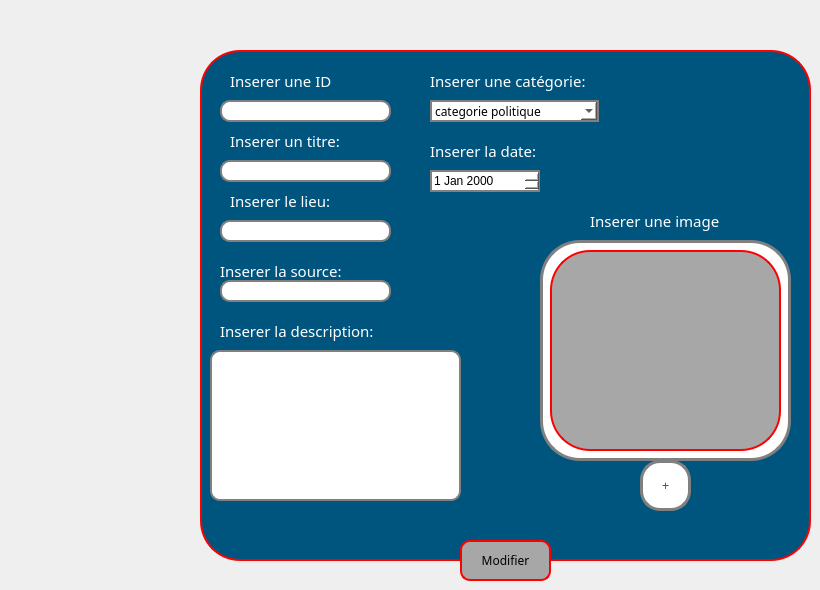
     <widget class="QWidget" name="tab">
      <attribute name="icon">
       <iconset resource="images.qrc">
        <normaloff>:/images/icons8-modifier-100.png</normaloff>:/images/icons8-modifier-100.png</iconset>
      </attribute>
      <attribute name="title">
       <string>Modifier</string>
      </attribute>
      <widget class="QFrame" name="frame_12">
       <property name="geometry">
        <rect>
         <x>200</x>
         <y>50</y>
         <width>611</width>
         <height>511</height>
        </rect>
       </property>
       <property name="focusPolicy">
        <enum>Qt::NoFocus</enum>
       </property>
       <property name="styleSheet">
        <string notr="true">border-radius: 40px;
background-color: rgb(0, 85, 127);
color: rgb(255, 255, 255);

border: 2px solid red;
</string>
       </property>
       <property name="frameShape">
        <enum>QFrame::StyledPanel</enum>
       </property>
       <property name="frameShadow">
        <enum>QFrame::Plain</enum>
       </property>
       <property name="lineWidth">
        <number>8</number>
       </property>
       <property name="midLineWidth">
        <number>6</number>
       </property>
       <widget class="QLabel" name="label_22">
        <property name="geometry">
         <rect>
          <x>30</x>
          <y>80</y>
          <width>141</width>
          <height>21</height>
         </rect>
        </property>
        <property name="font">
         <font>
          <family>Arial Rounded MT Bold</family>
          <pointsize>11</pointsize>
         </font>
        </property>
        <property name="styleSheet">
         <string notr="true">

border: 0px solid gray;</string>
        </property>
        <property name="text">
         <string>Inserer un titre:</string>
        </property>
        <property name="scaledContents">
         <bool>false</bool>
        </property>
       </widget>
       <widget class="QLineEdit" name="le_id_2">
        <property name="geometry">
         <rect>
          <x>20</x>
          <y>50</y>
          <width>171</width>
          <height>22</height>
         </rect>
        </property>
        <property name="autoFillBackground">
         <bool>false</bool>
        </property>
        <property name="styleSheet">
         <string notr="true">background-color: rgb(255, 255, 255);
border-radius: 10px;
border: 2px solid gray;
color: rgb(0, 0, 0);</string>
        </property>
        <property name="text">
         <string/>
        </property>
       </widget>
       <widget class="QLabel" name="label_23">
        <property name="geometry">
         <rect>
          <x>230</x>
          <y>90</y>
          <width>131</width>
          <height>21</height>
         </rect>
        </property>
        <property name="font">
         <font>
          <family>Arial Rounded MT Bold</family>
          <pointsize>11</pointsize>
         </font>
        </property>
        <property name="styleSheet">
         <string notr="true">

border: 0px solid gray;</string>
        </property>
        <property name="text">
         <string>Inserer la date:</string>
        </property>
        <property name="scaledContents">
         <bool>false</bool>
        </property>
       </widget>
       <widget class="QLabel" name="label_24">
        <property name="geometry">
         <rect>
          <x>30</x>
          <y>140</y>
          <width>131</width>
          <height>21</height>
         </rect>
        </property>
        <property name="font">
         <font>
          <family>Arial Rounded MT Bold</family>
          <pointsize>11</pointsize>
         </font>
        </property>
        <property name="styleSheet">
         <string notr="true">

border: 0px solid gray;</string>
        </property>
        <property name="text">
         <string>Inserer le lieu:</string>
        </property>
        <property name="scaledContents">
         <bool>false</bool>
        </property>
       </widget>
       <widget class="QLineEdit" name="le_lieu_2">
        <property name="geometry">
         <rect>
          <x>20</x>
          <y>170</y>
          <width>171</width>
          <height>22</height>
         </rect>
        </property>
        <property name="styleSheet">
         <string notr="true">background-color: rgb(255, 255, 255);
border-radius: 10px;
border: 2px solid gray;
color: rgb(0, 0, 0);</string>
        </property>
       </widget>
       <widget class="QLabel" name="label_25">
        <property name="geometry">
         <rect>
          <x>20</x>
          <y>210</y>
          <width>161</width>
          <height>21</height>
         </rect>
        </property>
        <property name="font">
         <font>
          <family>Arial Rounded MT Bold</family>
          <pointsize>11</pointsize>
         </font>
        </property>
        <property name="styleSheet">
         <string notr="true">

border: 0px solid gray;</string>
        </property>
        <property name="text">
         <string>Inserer la source:</string>
        </property>
        <property name="scaledContents">
         <bool>false</bool>
        </property>
       </widget>
       <widget class="QLineEdit" name="le_source_2">
        <property name="geometry">
         <rect>
          <x>20</x>
          <y>230</y>
          <width>171</width>
          <height>22</height>
         </rect>
        </property>
        <property name="styleSheet">
         <string notr="true">background-color: rgb(255, 255, 255);
border-radius: 10px;
border: 2px solid gray;
color: rgb(0, 0, 0);</string>
        </property>
       </widget>
       <widget class="QLabel" name="label_26">
        <property name="geometry">
         <rect>
          <x>20</x>
          <y>270</y>
          <width>201</width>
          <height>21</height>
         </rect>
        </property>
        <property name="font">
         <font>
          <family>Arial Rounded MT Bold</family>
          <pointsize>11</pointsize>
         </font>
        </property>
        <property name="styleSheet">
         <string notr="true">

border: 0px solid gray;</string>
        </property>
        <property name="text">
         <string>Inserer la description:</string>
        </property>
        <property name="scaledContents">
         <bool>false</bool>
        </property>
       </widget>
       <widget class="QTextEdit" name="le_description_2">
        <property name="geometry">
         <rect>
          <x>10</x>
          <y>300</y>
          <width>251</width>
          <height>151</height>
         </rect>
        </property>
        <property name="styleSheet">
         <string notr="true">background-color: rgb(255, 255, 255);
border-radius: 10px;
border: 2px solid gray;
color: rgb(0, 0, 0);</string>
        </property>
       </widget>
       <widget class="QLabel" name="label_27">
        <property name="geometry">
         <rect>
          <x>230</x>
          <y>20</y>
          <width>201</width>
          <height>21</height>
         </rect>
        </property>
        <property name="font">
         <font>
          <family>Arial Rounded MT Bold</family>
          <pointsize>11</pointsize>
         </font>
        </property>
        <property name="styleSheet">
         <string notr="true">

border: 0px solid gray;</string>
        </property>
        <property name="frameShape">
         <enum>QFrame::NoFrame</enum>
        </property>
        <property name="text">
         <string>Inserer une catégorie:</string>
        </property>
       </widget>
       <widget class="QComboBox" name="le_categorie_2">
        <property name="geometry">
         <rect>
          <x>230</x>
          <y>50</y>
          <width>169</width>
          <height>22</height>
         </rect>
        </property>
        <property name="font">
         <font>
          <family>Arial Rounded MT Bold</family>
         </font>
        </property>
        <property name="styleSheet">
         <string notr="true">border-radius: 0px;
color: rgb(0, 0, 0);
border: 2px solid gray;
background-color: rgb(255, 255, 255);</string>
        </property>
        <property name="editable">
         <bool>false</bool>
        </property>
        <item>
         <property name="text">
          <string>categorie politique</string>
         </property>
        </item>
        <item>
         <property name="text">
          <string>categorie sport</string>
         </property>
        </item>
        <item>
         <property name="text">
          <string>categorie meteo</string>
         </property>
        </item>
        <item>
         <property name="text">
          <string>categorie espace</string>
         </property>
        </item>
        <item>
         <property name="text">
          <string>categorie filmatographie</string>
         </property>
        </item>
        <item>
         <property name="text">
          <string>categorie technologique</string>
         </property>
        </item>
        <item>
         <property name="text">
          <string>categorie sante</string>
         </property>
        </item>
        <item>
         <property name="text">
          <string>categorie divers</string>
         </property>
        </item>
       </widget>
       <widget class="QGraphicsView" name="le_apercu_2">
        <property name="geometry">
         <rect>
          <x>340</x>
          <y>190</y>
          <width>251</width>
          <height>221</height>
         </rect>
        </property>
        <property name="autoFillBackground">
         <bool>false</bool>
        </property>
        <property name="styleSheet">
         <string notr="true">background-color: rgb(255, 255, 255);

border: 3px solid gray;
border-radius: 40px;
background: white;
</string>
        </property>
        <property name="frameShape">
         <enum>QFrame::StyledPanel</enum>
        </property>
        <property name="frameShadow">
         <enum>QFrame::Sunken</enum>
        </property>
        <property name="lineWidth">
         <number>3</number>
        </property>
        <property name="midLineWidth">
         <number>2</number>
        </property>
       </widget>
       <widget class="QPushButton" name="pushButton_11">
        <property name="geometry">
         <rect>
          <x>440</x>
          <y>410</y>
          <width>51</width>
          <height>51</height>
         </rect>
        </property>
        <property name="styleSheet">
         <string notr="true">background-color: rgb(255, 255, 255);
font: 30pt &quot;Impact&quot;;
color: rgb(255, 0, 4);


border: 3px solid gray;
border-radius: 20px;
background: white;
</string>
        </property>
        <property name="text">
         <string>+</string>
        </property>
        <property name="checkable">
         <bool>false</bool>
        </property>
        <property name="autoRepeat">
         <bool>false</bool>
        </property>
       </widget>
       <widget class="QLabel" name="label_28">
        <property name="geometry">
         <rect>
          <x>390</x>
          <y>160</y>
          <width>171</width>
          <height>21</height>
         </rect>
        </property>
        <property name="font">
         <font>
          <family>Arial Rounded MT Bold</family>
          <pointsize>11</pointsize>
          <weight>50</weight>
          <italic>false</italic>
          <bold>false</bold>
         </font>
        </property>
        <property name="styleSheet">
         <string notr="true">background-color: rgb(211, 211, 211);
background-color: rgb(0, 85, 127);

border: 0px solid gray;</string>
        </property>
        <property name="frameShape">
         <enum>QFrame::Panel</enum>
        </property>
        <property name="text">
         <string>Inserer une image</string>
        </property>
       </widget>
       <widget class="QLineEdit" name="le_titre_2">
        <property name="geometry">
         <rect>
          <x>20</x>
          <y>110</y>
          <width>171</width>
          <height>22</height>
         </rect>
        </property>
        <property name="autoFillBackground">
         <bool>false</bool>
        </property>
        <property name="styleSheet">
         <string notr="true">background-color: rgb(255, 255, 255);
border-radius: 10px;
border: 2px solid gray;
color: rgb(0, 0, 0);</string>
        </property>
        <property name="text">
         <string/>
        </property>
       </widget>
       <widget class="QLabel" name="label_29">
        <property name="geometry">
         <rect>
          <x>30</x>
          <y>20</y>
          <width>141</width>
          <height>21</height>
         </rect>
        </property>
        <property name="font">
         <font>
          <family>Arial Rounded MT Bold</family>
          <pointsize>11</pointsize>
         </font>
        </property>
        <property name="styleSheet">
         <string notr="true">

border: 0px solid gray;</string>
        </property>
        <property name="text">
         <string>Inserer une ID</string>
        </property>
        <property name="scaledContents">
         <bool>false</bool>
        </property>
       </widget>
       <widget class="QDateEdit" name="le_date_2">
        <property name="geometry">
         <rect>
          <x>230</x>
          <y>120</y>
          <width>110</width>
          <height>22</height>
         </rect>
        </property>
        <property name="styleSheet">
         <string notr="true">background-color: rgb(255, 255, 255);
color: rgb(0, 0, 0);

border: 2px solid gray;</string>
        </property>
       </widget>
       <widget class="QLabel" name="le_image_2">
        <property name="geometry">
         <rect>
          <x>350</x>
          <y>200</y>
          <width>231</width>
          <height>201</height>
         </rect>
        </property>
        <property name="styleSheet">
         <string notr="true">background-color:rgb(167, 167, 167);</string>
        </property>
        <property name="text">
         <string/>
        </property>
       </widget>
      </widget>
      <widget class="QPushButton" name="bouton_modif_2">
       <property name="geometry">
        <rect>
         <x>460</x>
         <y>540</y>
         <width>91</width>
         <height>41</height>
        </rect>
       </property>
       <property name="font">
        <font>
         <family>Arial Rounded MT Bold</family>
         <pointsize>-1</pointsize>
        </font>
       </property>
       <property name="styleSheet">
        <string notr="true">QPushButton {
background-color:rgb(167, 167, 167);
color: rgb(0, 0, 0);
border-radius: 10px;
/*border-width: 3px;*/
   /* border-color: #E80F88;
    border-style: solid;*/
border: 2px solid red;
   /* border-radius: 10;*/
   /* padding: 4px;*/
    font-size: 12px;
    padding-left: 5px;
    padding-right: 5px;

}


QPushButton:hover {
background-color: qlineargradient(spread:pad, x1:0, y1:0, x2:0, y2:1, stop:0 rgb(200, 200, 255), stop:1 rgb(200, 200, 255));
color: rgb(255, 255, 255);
 border-color: #AF0171;
}</string>
       </property>
       <property name="text">
        <string>Modifier</string>
       </property>
       <property name="icon">
        <iconset>
         <normaloff>../../ressources/icons8-modifier-100.png</normaloff>../../ressources/icons8-modifier-100.png</iconset>
       </property>
      </widget>
     </widget>
